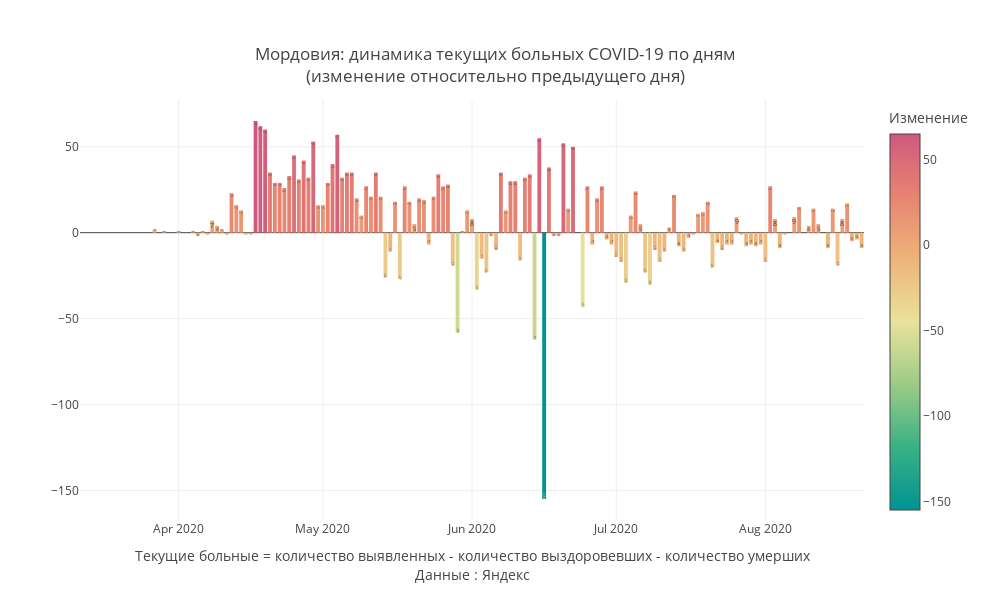

The notebook cell this image was saved under:
### Code cell
mask = X.Region ==my_region
#mask = (X.Date>'2020-05-01')&(X.Region==my_region)
Y = X[mask]

#Y['base'] = Y['Change_dayconf']*Y['Change_dayconf'].apply(lambda d:0 if d>0 else 1)
Y['Date']= pd.to_datetime(Y.Date)
fig = go.Figure()
fig.add_trace(
              go.Bar(x = Y.Date,y=Y.Change_remill,text = Y['Change_remill'],textposition = 'inside',hoverinfo='x+y',
                
                #marker_color=Y['Change_remill'].apply(lambda d:'crimson' if d>0 else 'green'),
                marker_color = Y['Change_remill'],marker_colorscale = 'Temps',marker_colorbar ={'tickmode':'auto',
                                    'title':{'text':'Изменение','side':'top'}})     
                )
fig.update_layout(
    annotations=[
#         dict(
#             x='2020-04-13',
#             y=10594,
#             xref="x",
#             yref="y",
#             text="Введение<br>пропускной<br>системы в Москве",
#             showarrow=True,
#             arrowhead=2,
#             ax=0,
#             ay=-60),
#         dict(
#             x='2020-06-09',
#             y=-3877,
#             xref="x",
#             yref="y",
#             text="Отмена<br>пропускной<br>системы в Москве",
#             showarrow=True,
#             arrowhead=2,
#             ax=-20,
#             ay=40),
#         dict(
#             x='2020-05-20',
#             y=-2816,
#             xref="x",
#             yref="y",
#             text="20 мая",
#             showarrow=True,
#             arrowhead=2,
#             ax=-20,
#             ay=40),
        
        dict(x=0.5,y=-0.15,
            showarrow=False,
            text="",
            xref="paper",
            yref="paper")],
                  title=f'{my_region}: динамика текущих больных COVID-19 по дням<br>(изменение относительно предыдущего дня)',
                  title_x = 0.5,
                  title_y= 0.9,
                  title_xanchor = "center",
                  title_yanchor = "bottom", 
                  legend_x = 0.05,legend_y = 0.98,
                  width = 990, height = 600,template = 'gridon',
    
    
                  xaxis_title='Текущие больные = количество выявленных - количество выздоровевших - количество умерших'+
                               '<br>Данные : Яндекс',
    yaxis_title = ' '
)

fig.show()

### Figure 1 — Plotly figure (JSON) as saved in the notebook; plotly's stock layout.template omitted (floating-point values rounded to 4 significant figures; data arrays with more than 128 entries replaced by an {"elided": "..."} marker saying what was removed)
{"data": [{"hoverinfo": "x+y", "marker": {"color": {"elided": "163 int values"}, "colorbar": {"tickmode": "auto", "title": {"side": "top", "text": "Изменение"}}, "colorscale": [[0, "rgb(0, 147, 146)"], [0.1667, "rgb(57, 177, 133)"], [0.3333, "rgb(156, 203, 134)"], [0.5, "rgb(233, 226, 156)"], [0.6667, "rgb(238, 180, 121)"], [0.8333, "rgb(232, 132, 113)"], [1, "rgb(207, 89, 126)"]]}, "text": {"elided": "163 int values"}, "textposition": "inside", "type": "bar", "x": {"elided": "163 str values"}, "y": {"elided": "163 int values"}}], "layout": {"annotations": [{"showarrow": false, "text": "", "x": 0.5, "xref": "paper", "y": -0.15, "yref": "paper"}], "height": 600, "legend": {"x": 0.05, "y": 0.98}, "title": {"text": "Мордовия: динамика текущих больных COVID-19 по дням<br>(изменение относительно предыдущего дня)", "x": 0.5, "xanchor": "center", "y": 0.9, "yanchor": "bottom"}, "width": 990, "xaxis": {"title": {"text": "Текущие больные = количество выявленных - количество выздоровевших - количество умерших<br>Данные : Яндекс"}}, "yaxis": {"title": {"text": " "}}}}
